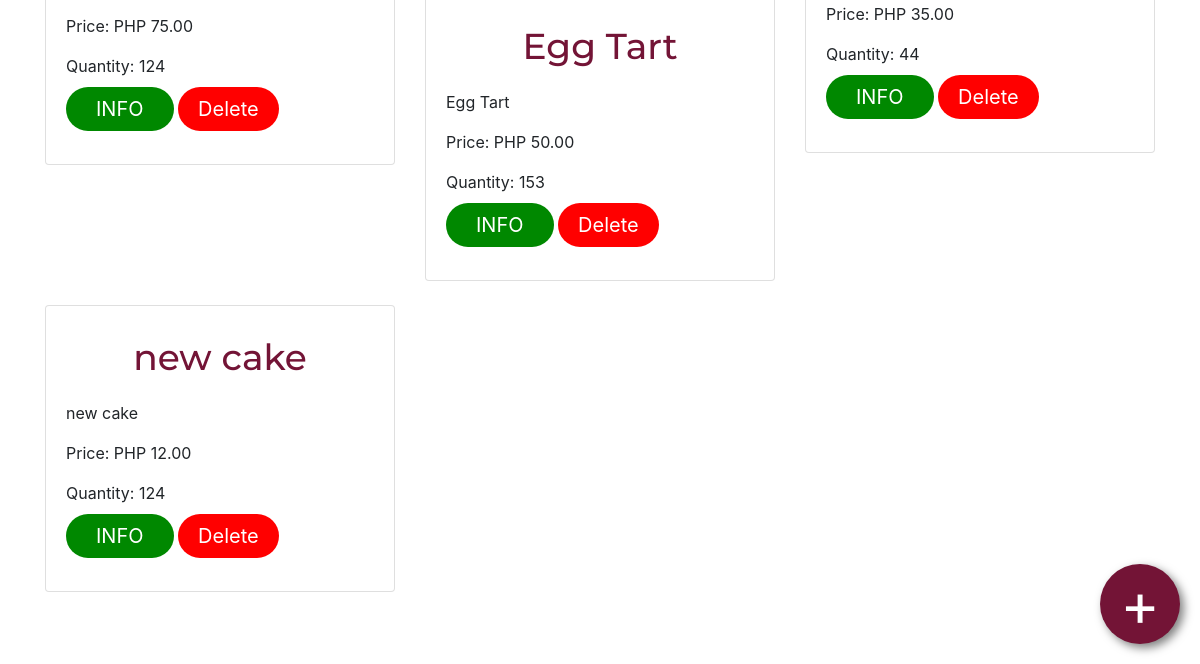
The app's page /inventory/products/ (lower part), older data.
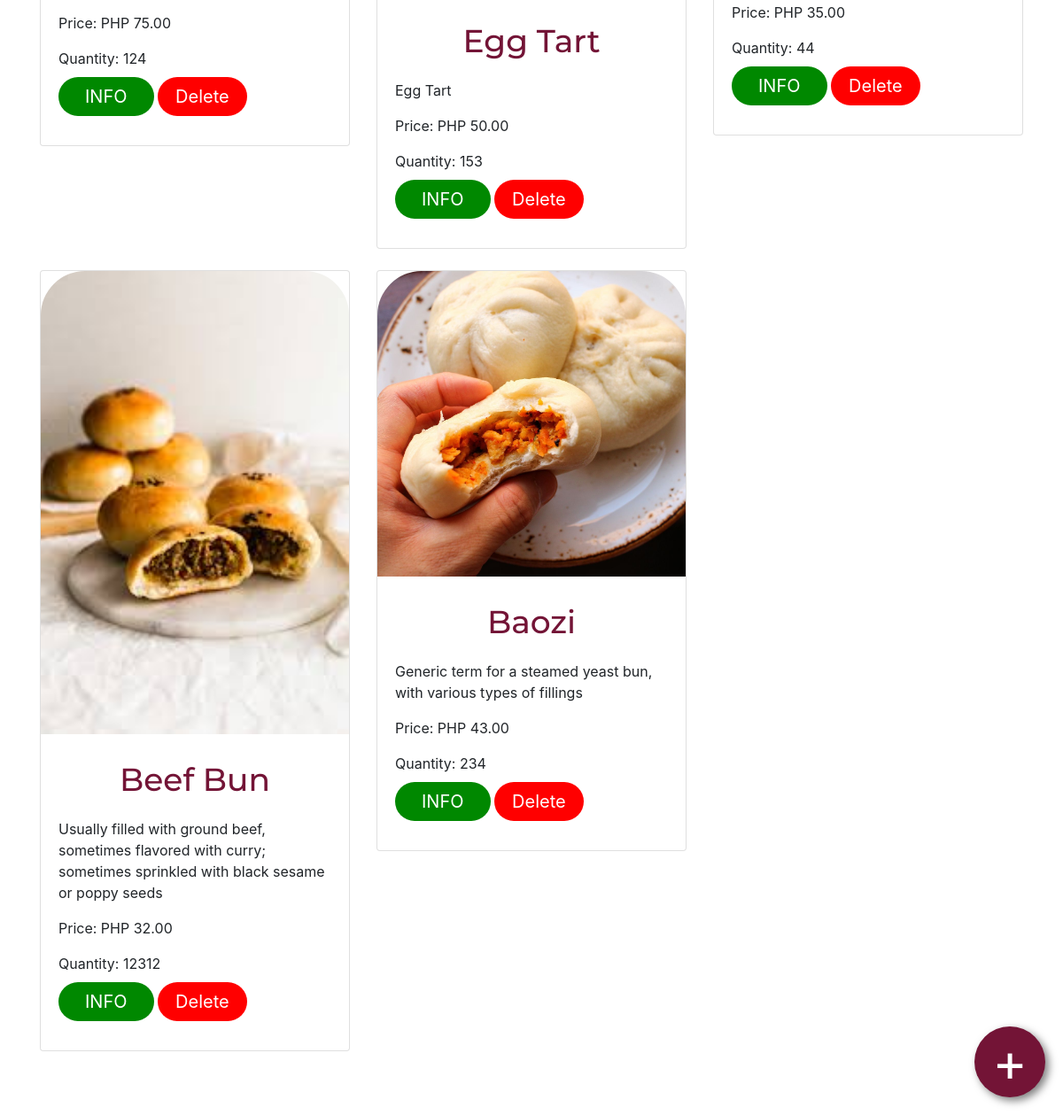
The same page, newer data.
### inventory/models.py (models this page shows, shortened)
class ProductItem(models.Model):
    name = models.CharField(max_length=100)
    description = models.TextField(blank=True)
    price = models.DecimalField(max_digits=10, decimal_places=2)
    quantity = models.IntegerField(default=0)
    image = models.ImageField(upload_to='product_images/', blank=True, null=True)

### inventory/views.py (the view)
# urls.py: path('products/', views.products, name='products'),
def products(request):
    items = ProductItem.objects.all()
    form = ProductItemForm()
    if request.method == 'POST':
        form = ProductItemForm(request.POST, request.FILES)
        if form.is_valid():
            form.save()
            return redirect('inventory:products')  # Refresh the page to show new item
    return render(request, 'inventory/products.html', {'items': items, 'form': form})

### inventory/templates/inventory/products.html (shortened to what this page needs)
{% extends 'inventory/main.html' %}
{% load static %}
{% block content %}
<body>
	<a href="{% url 'inventory:add_product'%}" class="floating-btn">+</a>
	<div class="col">
		<div class="row">
            <div class="container py-5">
                <div class="row">
                    {% for i in items %}
                    <div class="col-md-4 mb-4">
                        <div class="card">
                            {% if i.image %}
                            <img class="card-img-top" src="{{ i.image.url }}" alt="{{ i.name }}">
                            {% endif %}
                            <div class="card-body">
                                <h5 class="card-title">{{ i.name | truncatechars:15 }}</h5>
                                <p class="card-text">{{ i.description }}</p>
                                <p class="card-text">Price: PHP {{ i.price }}</p>
                                <p class="card-text">Quantity: {{ i.quantity }}</p>
                                <div class="btn-container">
                                    <a href="#!" class="primary-btn" onclick="openPopup({{forloop.counter}})">INFO</a>
                                    <a href="{% url 'inventory:delete_product' i.id %}" class="delete-btn">Delete</a>
                                </div>
                            </div>
                        </div>
                    </div>
                    {% endfor %}
                </div>
            </div>
		</div>
	</div>
</body>
{% endblock content%}

### inventory/templates/inventory/main.html (shortened to what this page needs)
<!DOCTYPE html>
<html>
<head>
	<link rel="stylesheet" href="https://cdn.jsdelivr.net/npm/bootstrap@4.0.0/dist/css/bootstrap.min.css">
</head>
<body>
	{% include 'inventory/navbar.html' %}
	{% block content %}
	{% endblock content%}
</body>
</html>

### inventory/templates/inventory/navbar.html (shortened to what this page needs)
<!DOCTYPE html>
<html>
<head>
	<link rel="stylesheet" href="https://cdn.jsdelivr.net/npm/bootstrap@4.0.0/dist/css/bootstrap.min.css">
</head>
{% with url_name=request.resolver_match.url_name %}
{% load static %}
{% endwith %}

### inventory/templates/inventory/main.html (style rules this page uses)
body { background-color: #F2F2F0; }

### inventory/templates/inventory/products.html (style rules this page uses)
.floating-btn { width: 80px; height: 80px; background: #731436; display: flex; align-items: center; justify-content: center; text-decoration: none; border-radius: 50%; color: white; font-size: 60px; box-shadow: 4px 4px 10px rgba(0, 0, 0, 0.5); position: fixed; right: 20px; bottom: 20px; z-index: 20; transition: background 0.25s; outline: blue; border: none; cursor: pointer; }
a.delete-btn { border-radius: 28px; color: #ffffff; font-size: 20px; background: #ff0000; padding: 10px 20px 10px 20px; text-decoration: none; max-width: 100px; margin-left: auto; margin-right: auto; margin-bottom: 10px; }
a.primary-btn { border-radius: 28px; color: #ffffff; font-size: 20px; background: #008800; padding: 10px 30px 10px 30px; text-decoration: none; max-width: 100px; margin-left: auto; margin-right: auto; margin-bottom: 10px; }
.btn-container { height: 50px; }
.card-title { font-size: 3.0vw; font-family: 'Montserrat'; color: #731436; text-align: center; padding: 10px; }
.card-img-top { border-top-left-radius: 50px; border-top-right-radius: 50px; z-index: 10; }

Row changes from the older to the newer data that the page shows:
removed ProductItem: name "new cake", description "new cake", price "12.00", quantity "124"
added ProductItem: image (picture), name "Beef Bun", description "Usually filled with ground beef, sometimes flavored with curry; sometimes sprinkled with black sesame or poppy seeds", price "32.00", quantity "12312"
added ProductItem: image (picture), name "Baozi", description "Generic term for a steamed yeast bun, with various types of fillings", price "43.00", quantity "234"
